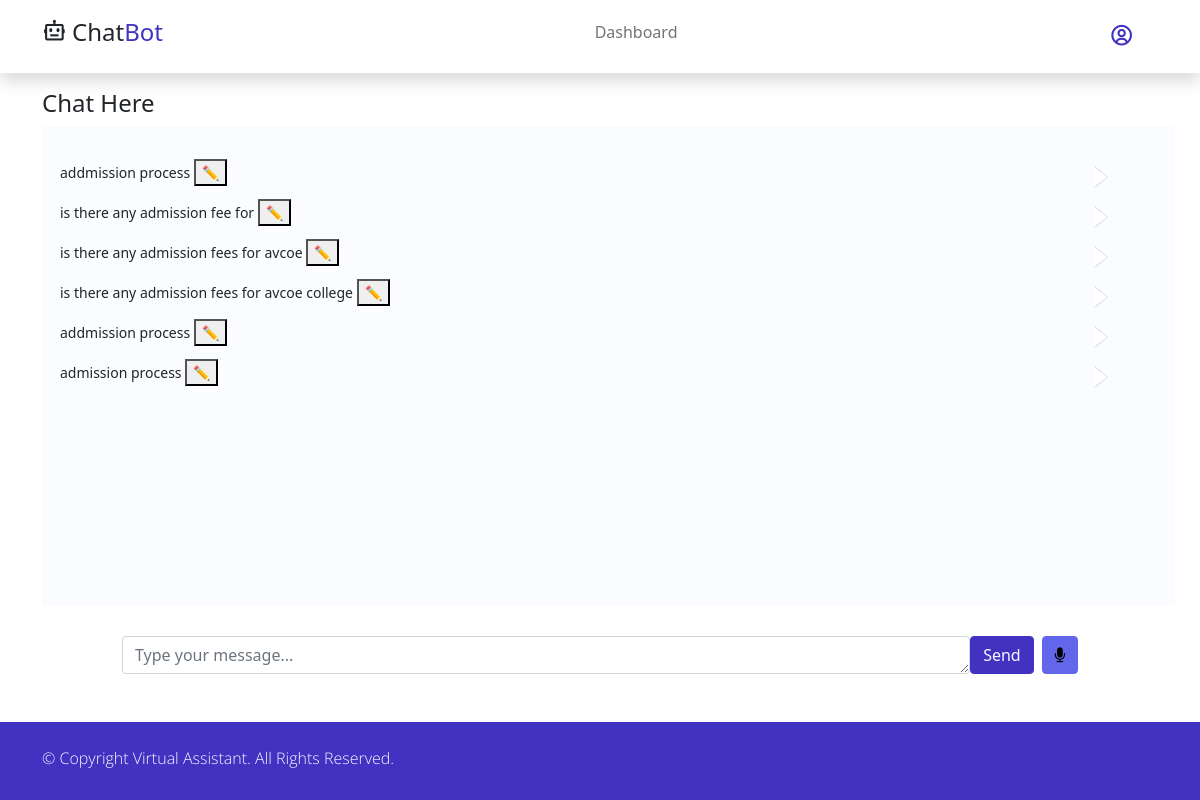
The page /chat (signed in) on the database its author committed.
### app/models.py (models this page shows, shortened)
class ChatMessage(models.Model):
    sender = models.ForeignKey(User, on_delete=models.CASCADE, related_name="sent_messages")
    receiver = models.ForeignKey(User, on_delete=models.CASCADE, related_name="received_messages", null=True, blank=True)  # ✅ Make nullable
    message = models.TextField()
    sendtime = models.DateTimeField(default=now)

### app/views.py (the view)
# urls.py: path("chat", views.chat, name= "chat_without_username"),
@login_required(login_url="log_in")
@cache_control(no_cache=True, must_revalidate=True, no_store=True)
def chat(request):
    current_user = request.user
    conversation = ChatMessage.objects.filter(sender=current_user).order_by('sendtime')
    return render(request, "chat.html", {'conversation': conversation, 'current_user': current_user})

### templates/chat.html (shortened to what this page needs)
{% extends 'base.html' %}
{% block body %}
{% load static %}
<div class="container mt-3">
    <div class="chat-box">
        <div class="chat-header">
            <h4>Chat Here</h4>
        </div>
        <div class="chat-body" id="chat-body">
            {% for message in conversation %}
                <div class="message {% if message.sender == current_user %}my-message{% else %}ai-message{% endif %}">
                    <div class="message-text">
                        <span class="message-content">{{ message.message|linebreaksbr|safe }}</span>
                        {% if message.sender == current_user %}
                            <button class="edit-btn" onclick="editQuestion(this)">✏️</button>
                        {% endif %}
                    </div>
                </div>
            {% endfor %}
        </div>
        <div class="chat-footer">
            <form id="chat-form" class="d-flex">
                <textarea id="message-input" name="message" class="form-control" placeholder="Type your message..." rows="1"></textarea>
                <button type="button" class="btn btn-primary" onclick="sendMessage()">Send</button>
                <button type="button" class="btn btn-secondary ms-2" onclick="startVoiceRecognition()">
                    <i class="fa fa-microphone"></i>
                </button>
            </form>
        </div>
    </div>
</div>
{% endblock body %}

### static/css/templatemo.css (style rules this page uses)
html { font-family: 'Open Sans', sans-serif; }

### static/css/message.css (style rules this page uses)
.chat-body { width: calc(100% + 17px); min-height: 290px; height: calc(100vh - 320px); background-color: #fbfcff; margin-bottom: 30px; padding: 30px 5px 5px 5px; overflow-y: scroll; }
.message { position: relative; width: 100%; }
.message:after { content: ""; position: absolute; top: 11px; left: 63px; float: left; z-index: 100; border-top: 10px solid transparent; border-left: none; border-bottom: 10px solid transparent; border-right: 13px solid #fff; }
.message:before { content: ""; position: absolute; top: 10px; left: 62px; float: left; z-index: 99; border-top: 11px solid transparent; border-left: none; border-bottom: 11px solid transparent; border-right: 13px solid #dbe3e8; }
.message .message-text { text-align: left; padding: 3px 13px 10px 13px; font-size: 14px; }
.message.my-message:after { content: ""; position: absolute; top: 11px; left: auto; right: 63px; float: left; z-index: 100; border-top: 10px solid transparent; border-left: 13px solid #fff; border-bottom: 10px solid transparent; border-right: none; }
.message.my-message:before { content: ""; position: absolute; top: 10px; left: auto; right: 62px; float: left; z-index: 99; border-top: 11px solid transparent; border-left: 13px solid #dbe3e8; border-bottom: 11px solid transparent; border-right: none; }
.chat-footer { position: relative; width: 100%; padding: 0 80px; }

### rows shown on the page
ChatMessage: message "addmission process"
ChatMessage: message "is there any admission fee for"
ChatMessage: message "is there any admission fees for avcoe"
ChatMessage: message "is there any admission fees for avcoe college"
ChatMessage: message "addmission process"
ChatMessage: message "admission process"
